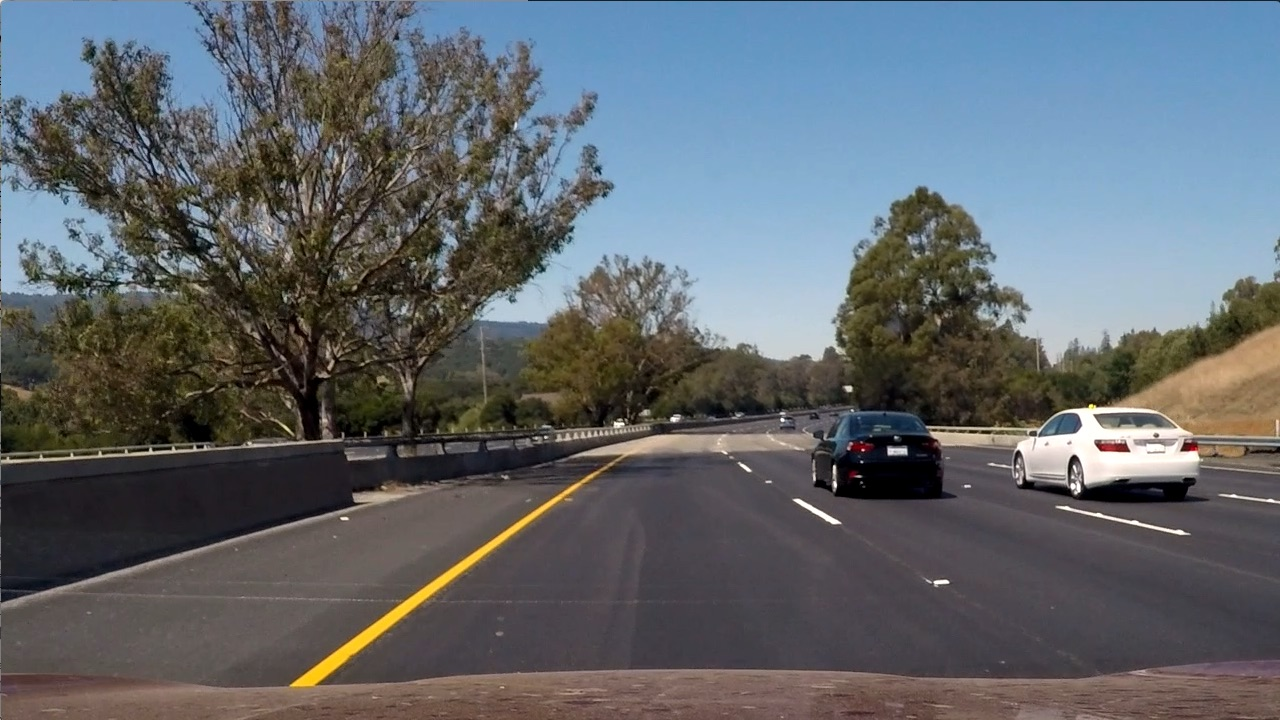
#> input picture Advanced-Lane-Lines/test_images/test6.jpg, 1280 x 720 px
$ python filter.py   (older library calls are emulated)
#> lines starting #> are read from the running program, lines starting #| are printed output that depends on the picture; after the words box and inside, x2 and y2 are one past the last pixel; in counts of white or black regions, pixels touching at a corner belong together
#> further down, img is the input picture: shape (720, 1280, 3); mean B, G, R 107.9, 102.6, 97
import numpy as np
import cv2

class Filter():
    # Directional Gradient
    def abs_sobel_thresh(self, img, orient='x', sobel_kernel=3, thresh=(0, 255)):
        # Apply x or y gradient with the OpenCV Sobel() function
        # and take the absolute value
        if orient == 'x':
            abs_sobel = np.absolute(cv2.Sobel(img, cv2.CV_64F, 1, 0, ksize=sobel_kernel))
        if orient == 'y':
            abs_sobel = np.absolute(cv2.Sobel(img, cv2.CV_64F, 0, 1, ksize=sobel_kernel))
        # Rescale back to 8 bit integer
        scaled_sobel = np.uint8(255*abs_sobel/np.max(abs_sobel))
        # Create a copy and apply the threshold
        binary_output = np.zeros_like(scaled_sobel)
        # Here I'm using inclusive (>=, <=) thresholds, but exclusive is ok too
        binary_output[(scaled_sobel >= thresh[0]) & (scaled_sobel <= thresh[1])] = 1

        # Return the result
        return binary_output

    # Gradient magnitude
    def mag_thresh(self, img, sobel_kernel=3, thresh=(0, 255)):
        # Take both Sobel x and y gradients
        sobelx = cv2.Sobel(img, cv2.CV_64F, 1, 0, ksize=sobel_kernel)
        sobely = cv2.Sobel(img, cv2.CV_64F, 0, 1, ksize=sobel_kernel)
        # Calculate the gradient magnitude
        gradmag = np.sqrt(sobelx**2 + sobely**2)
        # Rescale to 8 bit
        scale_factor = np.max(gradmag)/255
        gradmag = (gradmag/scale_factor).astype(np.uint8)
        # Create a binary image of ones where threshold is met, zeros otherwise
        binary_output = np.zeros_like(gradmag)
        binary_output[(gradmag >= thresh[0]) & (gradmag <= thresh[1])] = 1

        # Return the binary image
        return binary_output

    # Gradient direction
    def dir_threshold(self, img, sobel_kernel=3, thresh=(0, np.pi/2)):
        # Calculate the x and y gradients
        sobelx = cv2.Sobel(img, cv2.CV_64F, 1, 0, ksize=sobel_kernel)
        sobely = cv2.Sobel(img, cv2.CV_64F, 0, 1, ksize=sobel_kernel)
        # Take the absolute value of the gradient direction,
        # apply a threshold, and create a binary image result
        absgraddir = np.arctan2(np.absolute(sobely), np.absolute(sobelx))
        binary_output =  np.zeros_like(absgraddir)
        binary_output[(absgraddir >= thresh[0]) & (absgraddir <= thresh[1])] = 1

        # Return the binary image
        return binary_output

    '''
    Applies an image mask.
    Only keeps the region of the image defined by the polygon
    formed from `vertices`. The rest of the image is set to black.
    '''
    def region_of_interest(self, img, vertices):
        #defining a blank mask to start with
        mask = np.zeros_like(img)
        #defining a 3 channel or 1 channel color to fill the mask with depending on the input image
        if len(img.shape) > 2:
            channel_count = img.shape[2]  # i.e. 3 or 4 depending on your image
            ignore_mask_color = (255,) * channel_count
        else:
            ignore_mask_color = 255

        #filling pixels inside the polygon defined by \"vertices\with the fill color
        cv2.fillPoly(mask, vertices, ignore_mask_color)
        #returning the image only where mask pixels are nonzero
        masked_image = cv2.bitwise_and(img, mask)
        return masked_image


    def process(self, image,plot = False):
        # Blur image
#> called with plot = True
        image = cv2.GaussianBlur(image, (5, 5), 0)
        # Convert to HSL colorspace
        hls = cv2.cvtColor(image, cv2.COLOR_RGB2HLS)
#> hls: shape (720, 1280, 3); mean of channels 0, 1, 2 82.4, 102.2, 55.2
        # Grayscale image
        gray = cv2.cvtColor(image, cv2.COLOR_RGB2GRAY)
        # Threshold saturation channel
        s = hls[:,:,2]
        s_thresh = np.zeros_like(gray)
        s_thresh[(s > 160) & (s < 255)] = 1
        # Threshold using sobel operation
        x_gradient = self.abs_sobel_thresh(gray, orient='x', sobel_kernel=7, thresh=(10, 255))
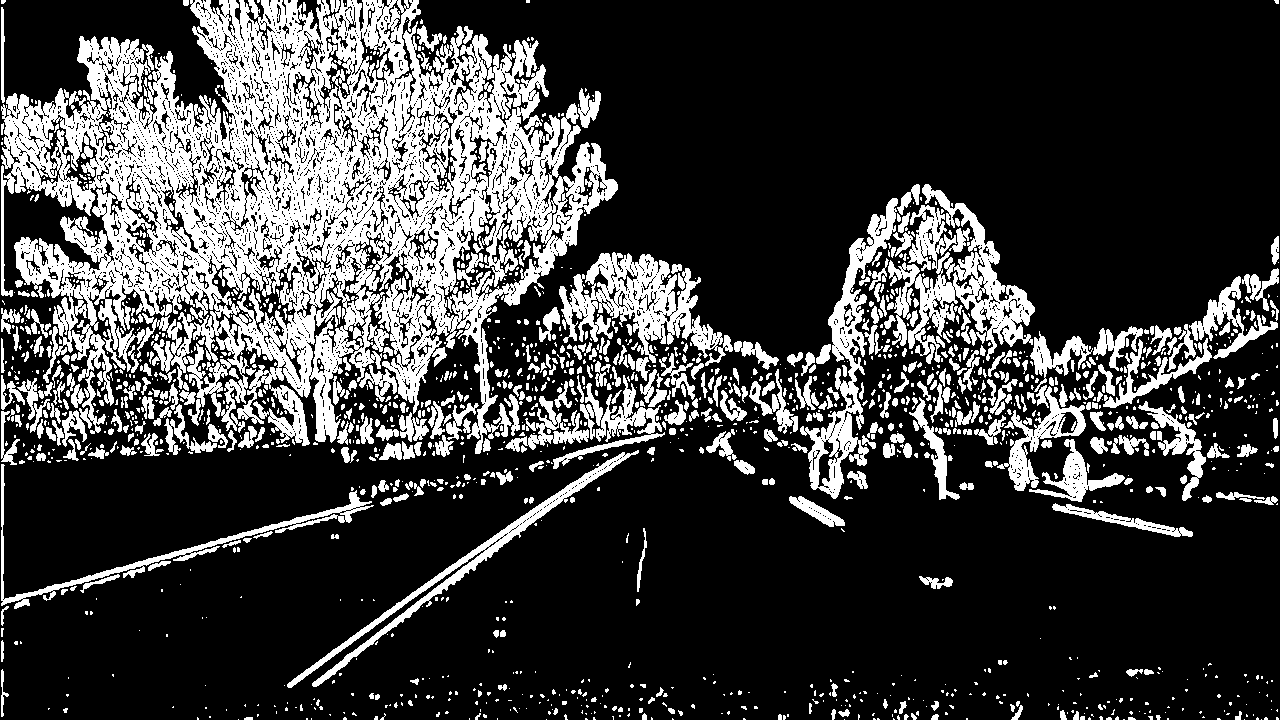
#> x_gradient: shape (720, 1280); values 0 (black) and 1 (white), 24.6% white; 1790 white regions (1233 under 20 px), largest, box (x1, y1, x2, y2) and area: (1, 0, 618, 454) 128240, (887, 184, 1035, 364) 9451, (559, 252, 733, 366) 7934
        y_gradient = self.abs_sobel_thresh(gray, orient='y', sobel_kernel=7, thresh=(60, 255))
#> y_gradient: shape (720, 1280); values 0 (black) and 1 (white), 3.6% white; 1067 white regions (787 under 20 px), largest, box (x1, y1, x2, y2) and area: (0, 441, 343, 466) 1654, (0, 505, 362, 604) 1463, (289, 460, 613, 685) 1117
        mag_gradient = self.mag_thresh(gray, sobel_kernel=7, thresh=(40, 255))
#> in mag_thresh, `gradmag = np.sqrt(sobelx**2 + sobely**2)`:
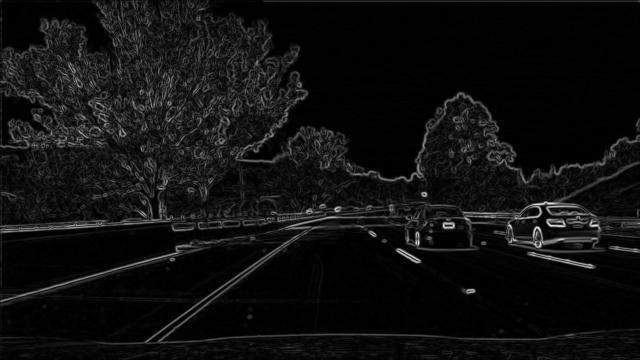
#> gradmag: shape (720, 1280) float64 (shown at 1/2 size); min 0, max 107150.3, mean 6851.1; drawn with min black and max white
#> in mag_thresh, `scale_factor = np.max(gradmag)/255`: scale_factor = 420.2
#> mag_gradient: shape (720, 1280); values 0 (black) and 1 (white), 12.9% white; 1340 white regions (917 under 20 px), largest, box (x1, y1, x2, y2) and area: (858, 323, 1280, 506) 11664, (196, 407, 1111, 689) 10397, (672, 184, 1106, 370) 6907
        dir_gradient = self.dir_threshold(gray, sobel_kernel=7, thresh=(.65, 1.05))
#> dir_gradient: shape (720, 1280) float64; values 0 (black) and 1 (white), 22.6% white in thin lines or dots
        # Merge all channels together into one binary image
        merged = np.zeros_like(gray)
        merged[((x_gradient == 1) & (y_gradient == 1)) | ((mag_gradient == 1) & (dir_gradient == 1)) | (s_thresh == 1)] = 1
        # ROI polygon
        left_bottom = (100, 720)
        right_bottom = (1260, 720)
        left_top = (700,480)
        right_top = (650,480)
        inner_left_top = (610, 410)
        inner_right_top = (680, 410)
        inner_left_bottom = (310, 720)
        inner_right_bottom = (1150, 720)
        vertices = np.array([[left_bottom, inner_left_top, inner_right_top, \
                              right_bottom, inner_right_bottom, \
                              left_top, right_top, inner_left_bottom]], dtype=np.int32)

        # Masked area
        masked = self.region_of_interest(merged, vertices)
#> in region_of_interest, `masked_image = cv2.bitwise_and(img, mask)`:
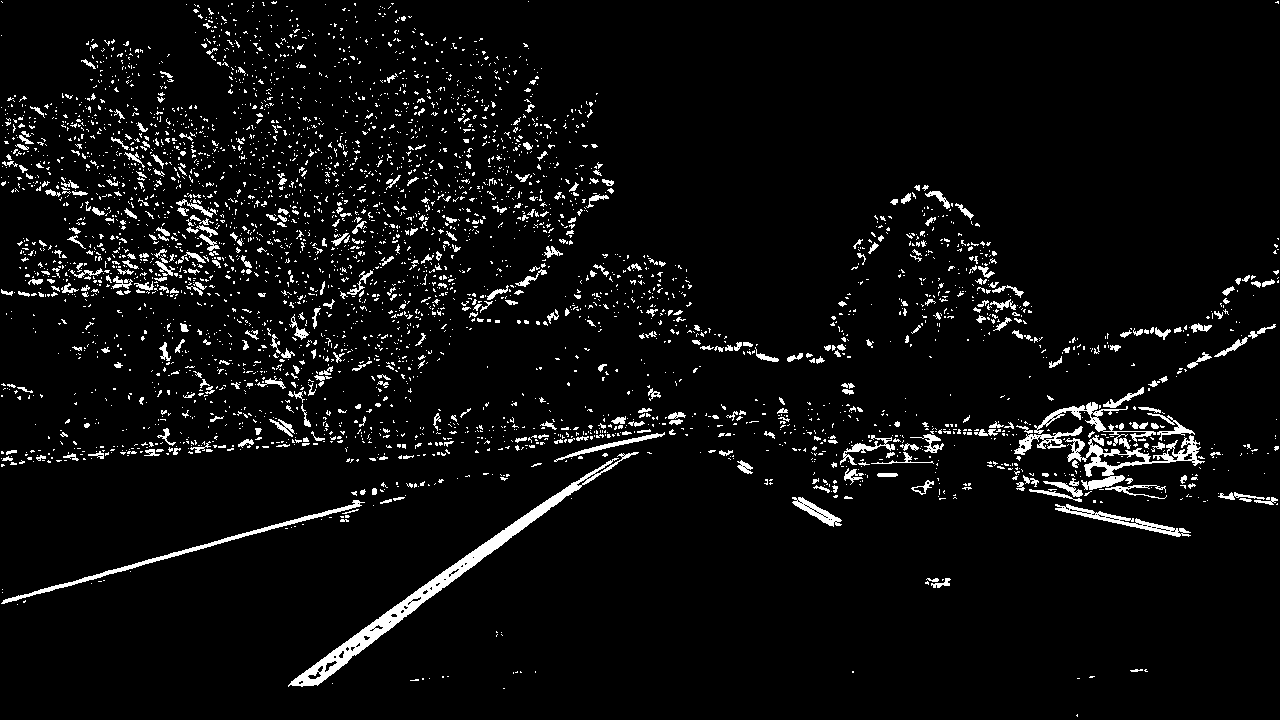
#> img: shape (720, 1280); values 0 (black) and 1 (white), 5.1% white; 4014 white regions (3586 under 20 px), largest, box (x1, y1, x2, y2) and area: (288, 452, 639, 687) 4693, (1065, 435, 1205, 490) 1925, (1, 500, 365, 604) 1487

        if plot:
            import matplotlib.pyplot as plt
            images = [gray,s_thresh,x_gradient,y_gradient,\
                    mag_gradient,dir_gradient,merged,masked]
            titles = ['Original Image', 'Saturation Threshold', 'Gradient X','Gradient Y','Gradient Magnitude',\
                    'Gradient Direction','Merged Result','Masked Result']
            f = plt.figure(figsize=(30, 30))
            for i,(img, title) in enumerate(zip(images,titles)):
                plt.subplot(4,2,i+1)
                plt.imshow(img,cmap="gray")
                plt.title(title,fontsize = 20)
#> this loop made 8 passes
#> title on passes 1 to 8: 'Original Image', 'Saturation Threshold', 'Gradient X', 'Gradient Y', 'Gradient Magnitude', 'Gradient Direction', 'Merged Result', 'Masked Result'
            plt.tight_layout()
            f.savefig("output_images/filter_result.png")
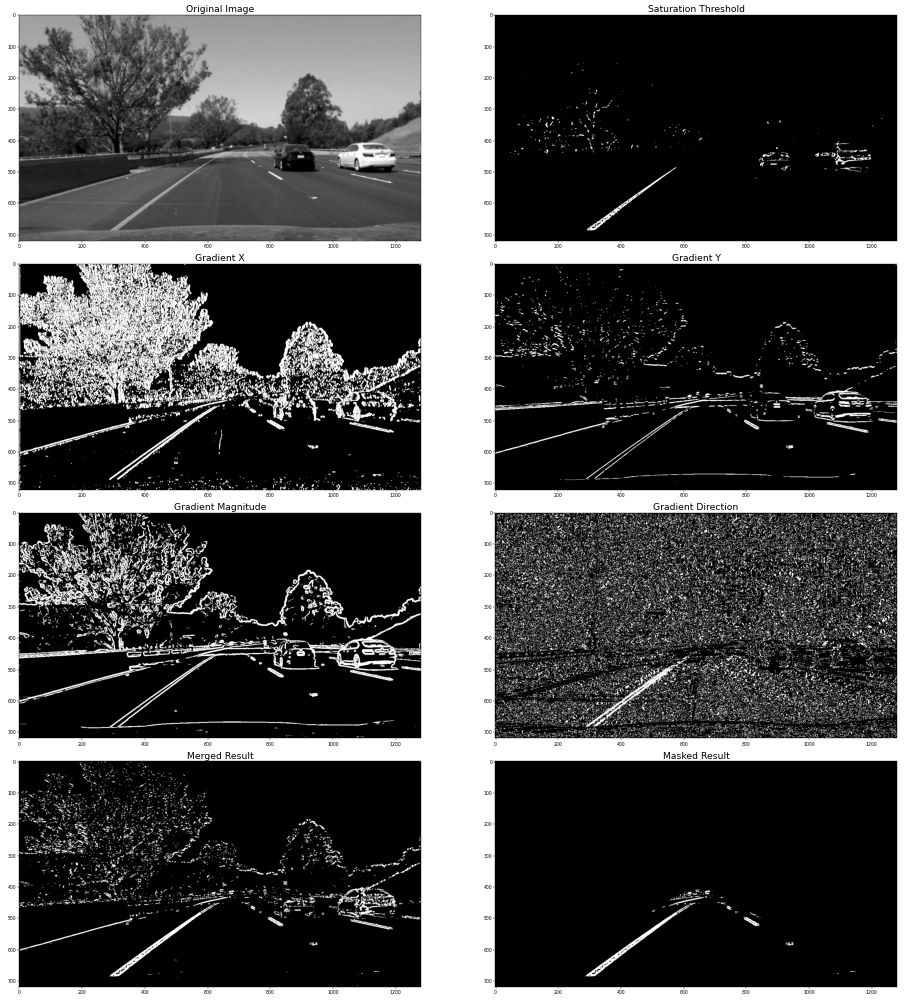
#> figure drawn by matplotlib, 8 panels
            plt.show()

        return masked


if __name__ == "__main__":
    import os
    # process the image
    img = cv2.imread(os.path.join("test_images",'test6.jpg'))
    fil = Filter()
    fil.process(img,plot=True)

$ run again, with Advanced-Lane-Lines/test_images/test1.jpg copied over Advanced-Lane-Lines/test_images/test6.jpg
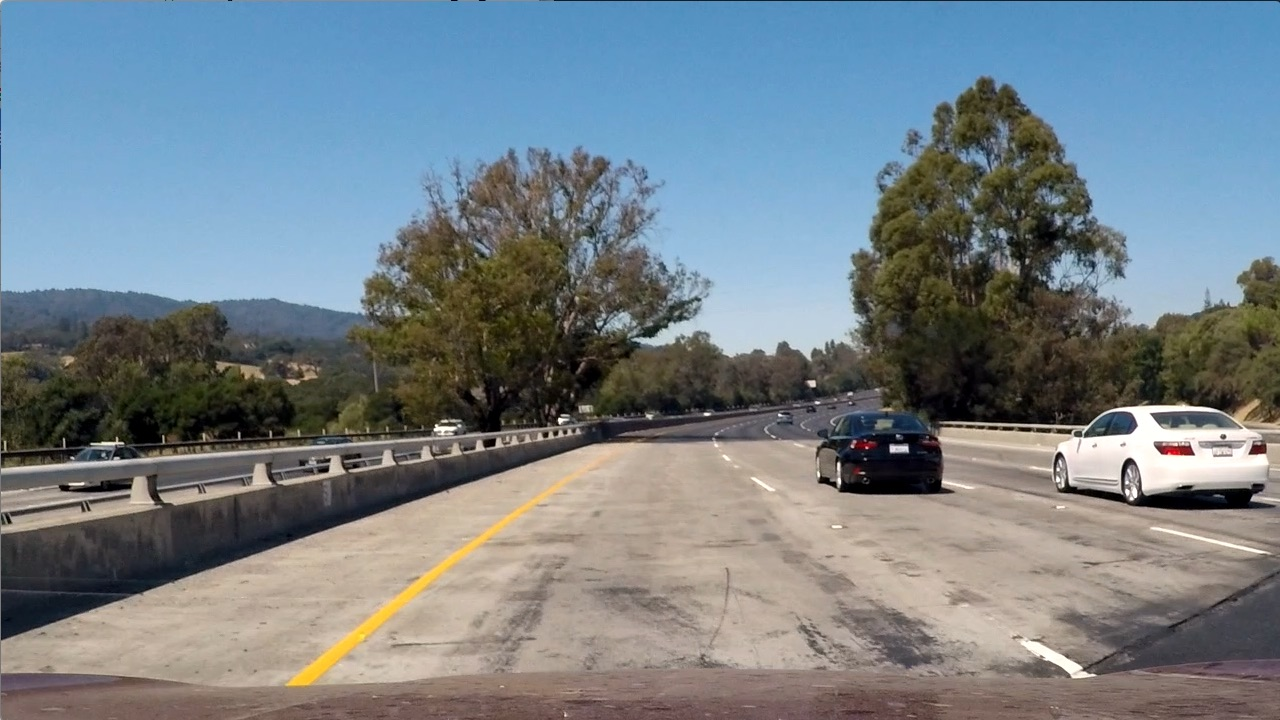
#> input picture Advanced-Lane-Lines/test_images/test1.jpg, 1280 x 720 px
#> img is the input picture: shape (720, 1280, 3); mean B, G, R 135.5, 128.7, 117.5
#> hls: shape (720, 1280, 3); mean of channels 0, 1, 2 68.2, 126.7, 72.3
#> in process, `x_gradient = self.abs_sobel_thresh(gray, orient='x', sobel_kernel=7, t..`:
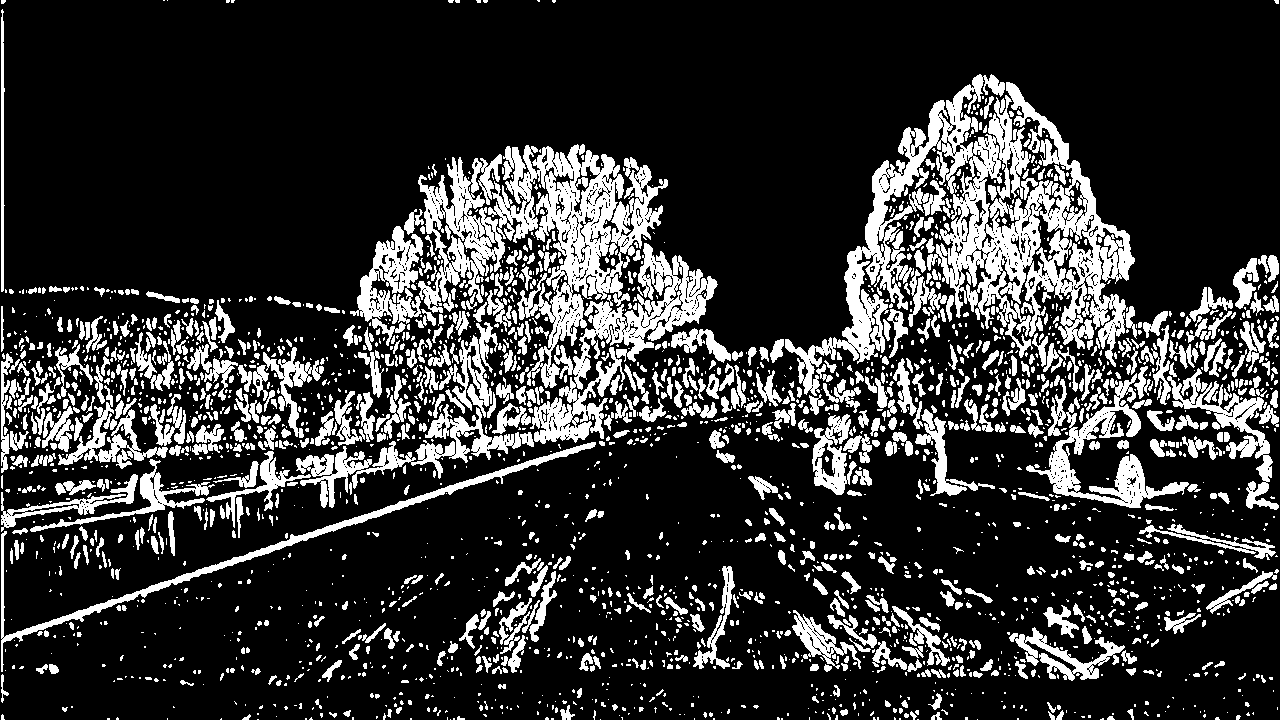
#> x_gradient: shape (720, 1280); values 0 (black) and 1 (white), 20.3% white; 2799 white regions (1873 under 20 px), largest, box (x1, y1, x2, y2) and area: (785, 74, 1135, 396) 31970, (488, 144, 668, 388) 14923, (530, 243, 718, 444) 9377
#> y_gradient: shape (720, 1280); values 0 (black) and 1 (white), 3.3% white; 569 white regions (360 under 20 px), largest, box (x1, y1, x2, y2) and area: (0, 438, 772, 642) 3439, (936, 397, 1260, 440) 2987, (0, 434, 436, 470) 1604
#> scale_factor = 453.2
#> mag_gradient: shape (720, 1280); values 0 (black) and 1 (white), 8.8% white; 866 white regions (581 under 20 px), largest, box (x1, y1, x2, y2) and area: (0, 396, 1280, 643) 18426, (0, 401, 662, 477) 10319, (0, 448, 406, 537) 7316
#> dir_gradient: shape (720, 1280) float64; values 0 (black) and 1 (white), 22.1% white in thin lines or dots
#> mask: shape (720, 1280); 9.2% white; 1 white region, box (x1, y1, x2, y2) and area: (101, 410, 1260, 720) 84769
#> in region_of_interest, `masked_image = cv2.bitwise_and(img, mask)`:
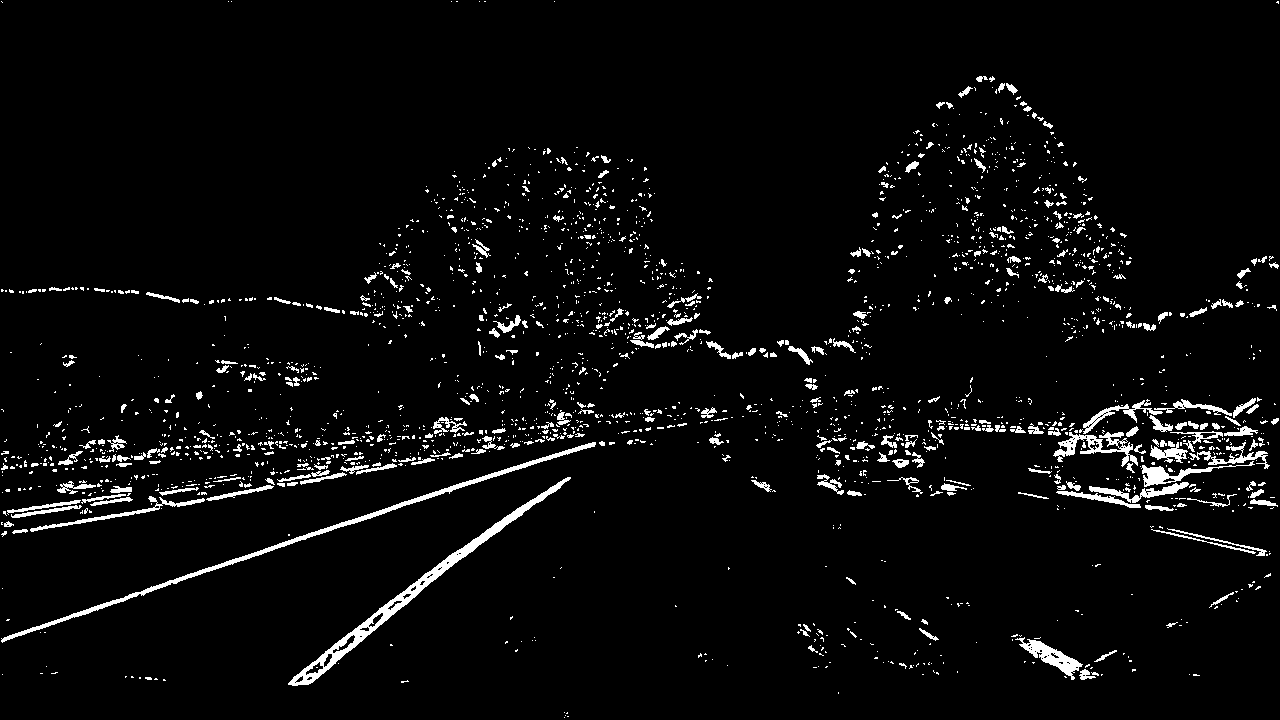
#> img: shape (720, 1280); values 0 (black) and 1 (white), 4% white; 2378 white regions (2051 under 20 px), largest, box (x1, y1, x2, y2) and area: (288, 477, 571, 686) 3233, (1, 442, 596, 643) 2716, (1053, 432, 1138, 467) 972
#> the loop in process, `for i,(img, title) in enumerate(zip(images,titles)):` made 8 passes
#> title on passes 1 to 8: 'Original Image', 'Saturation Threshold', 'Gradient X', 'Gradient Y', 'Gradient Magnitude', 'Gradient Direction', 'Merged Result', 'Masked Result'
